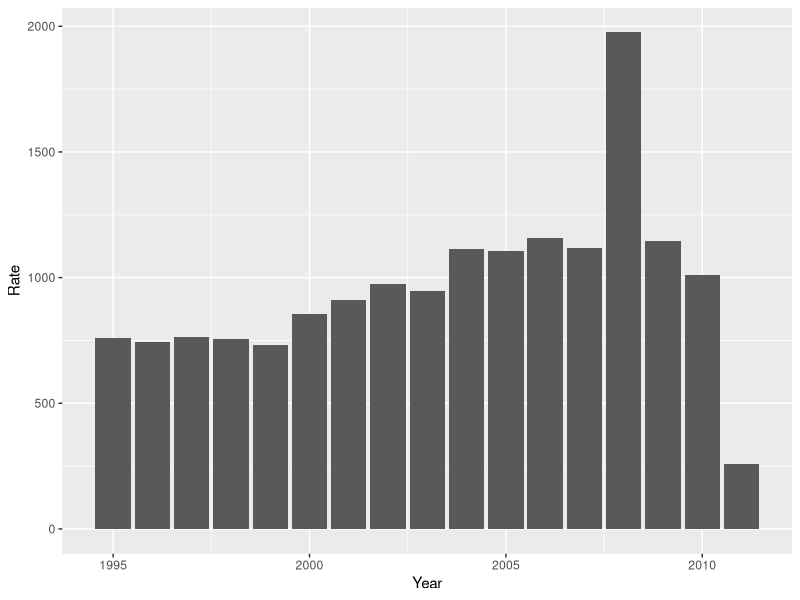
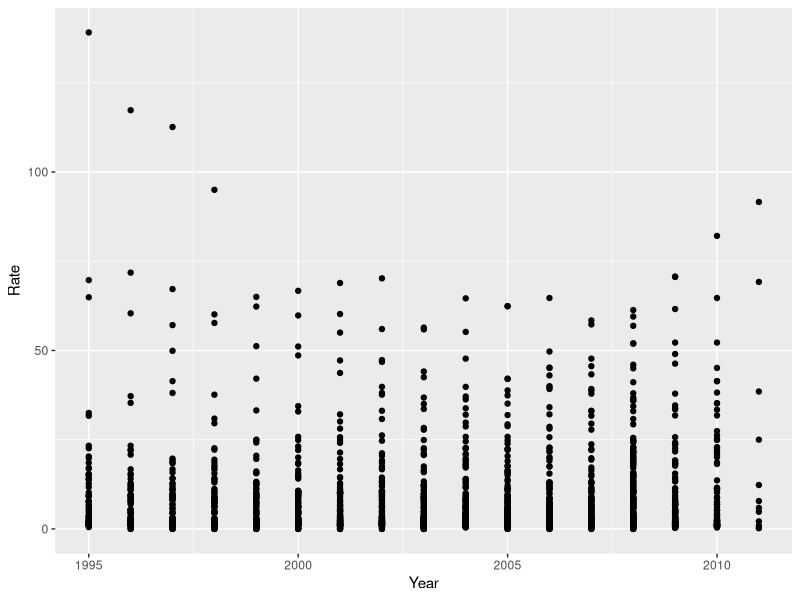

R code for these plots, in order:
# 1.1 Choose Lex favorite working directory
setwd('B:/Akad/B5/BigData')

#read file and take a peek at the values 
library(readr)
UNdata <- read.csv('UNdata_Export_20171026_130851047.csv', stringsAsFactors = FALSE)

## Parsed with column specification:
## cols(
##   `Country or Area` = col_character(),
##   Year = col_integer(),
##   Count = col_integer(),
##   Rate = col_double(),
##   Source = col_character(),
##   `Source Type` = col_character()
## )

#Check the dimensions of the data
dim(UNdata)  
# yields 1719 6 implying 1719 rows and 6 columns 


#Visualise the data using view() method
# View(UNdata)
#This displayed the contents of the UNData export file in tabular form and indeed it is 1719x6


#Glimpse the data
#glimpse(UNdata)  --> gives error

#First we need to import the dplyr package
library(dplyr)
glimpse(UNdata)

# yields the results below
# > glimpse(UNdata)
# Observations: 1,719
# Variables: 6
# $ Country.or.Area <chr> "Afghanistan", "Albania", "Albania", "Albania", "Albania", "Albania...
# $ Year            <int> 2008, 2010, 2009, 2008, 2007, 2006, 2005, 2004, 2003, 2002, 2001, 2...
# $ Count           <int> 712, 127, 85, 93, 105, 87, 131, 119, 144, 231, 208, 275, 496, 573, ...
# $ Rate            <dbl> 2.4, 4.0, 2.7, 2.9, 3.3, 2.8, 4.2, 3.8, 4.6, 7.5, 6.8, 9.0, 16.1, 1...
# $ Source          <chr> "WHO", "CTS/Transmonee", "CTS/Transmonee", "CTS/Transmonee", "CTS/T...
# $ Source.Type     <chr> "PH", "CJ", "CJ", "CJ", "CJ", "CJ", "CJ", "CJ", "CJ", "CJ", "CJ", "...

#Summary of the data
summary(UNdata)

#Yields
# Country.or.Area         Year          Count            Rate            Source         
# Length:1719        Min.   :1995   Min.   :    0   Min.   :  0.000   Length:1719       
# Class :character   1st Qu.:2000   1st Qu.:   46   1st Qu.:  1.600   Class :character  
# Mode  :character   Median :2004   Median :  240   Median :  4.200   Mode  :character  
# Mean   :2003   Mean   : 2183   Mean   :  9.497                     
# 3rd Qu.:2007   3rd Qu.:  879   3rd Qu.: 11.100                     
# Max.   :2011   Max.   :45559   Max.   :139.100                     
# Source.Type       
# Length:1719       
# Class :character  
# Mode  :character 

# Visualise Data using the ggplot function
#Load the library
library(ggplot2)
first_plot = ggplot(data = UNdata, aes(x=Year, y=Rate))
first_plot + geom_bar(stat="identity") #bar graph
first_plot + geom_point(stat = "identity") #point graph ... You get the idea
#first_plot + geom_rect(stat = "identity") #point graph ... You get the idea

# the filters
# filter1<- UNdata %>%
#   group_by(`Country or Area`) %>%
#   filter(`Country or Area`=="Turkey") %>%  ggplot(aes(x=Year, y = Count)) + geom_bar(stat = "identity")
# filter1
